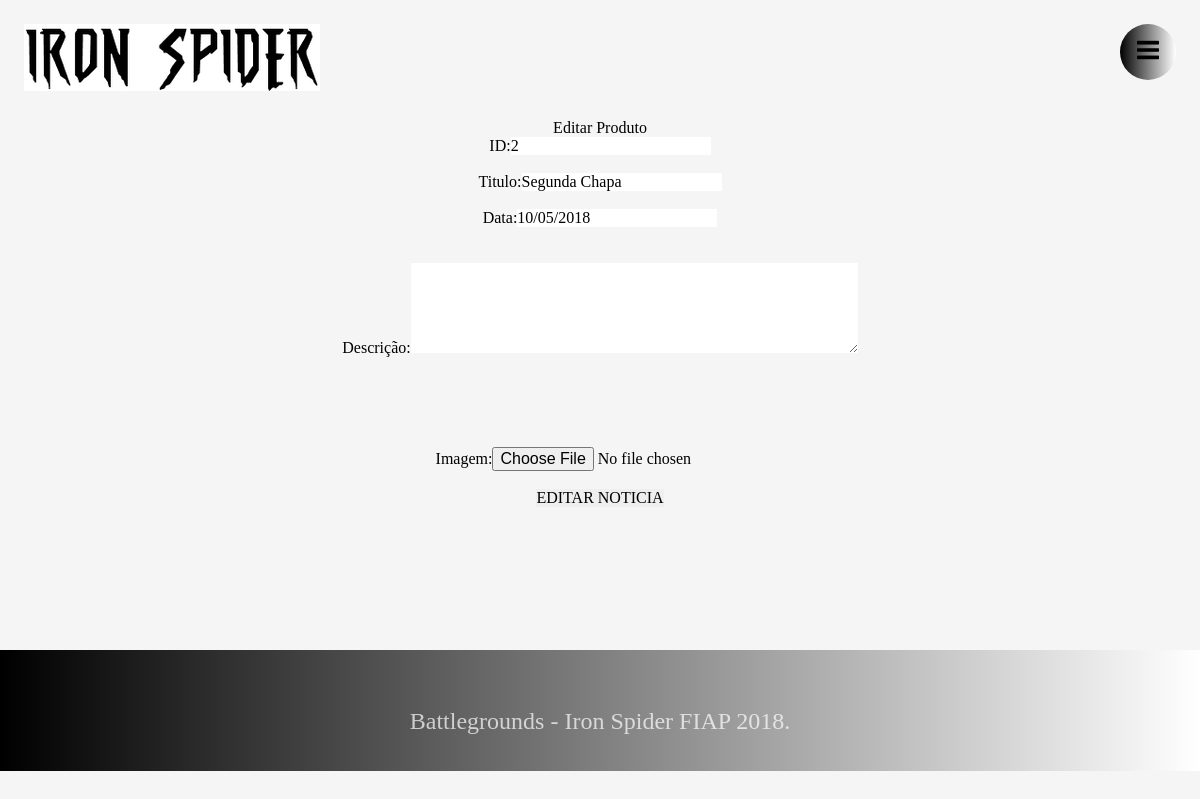
/admin/editar.php?editaid=2, run on the app's committed database.
### tables this page shows
CREATE TABLE `noticia` (
  `id` int(11) NOT NULL,
  `imagem` varchar(255) NOT NULL,
  `titulo` varchar(40) NOT NULL,
  `data` varchar(40) NOT NULL,
  `descricao` varchar(100) NOT NULL
);

### admin/editar.php (the view, shortened to what this page needs)
<!DOCTYPE html>
<html>
<head>
	<link rel="stylesheet" href="../css/estilo.css">
</head>
<body>
	<header class="cabecalho">
		<a href="../index.html">
			<div class="logo">Battlegrounds - FIAP</div>
		</a>
		<button class="btn-menu"><img src="../image/menu.png" class="iconMenu"></button>
	</header>
	<div class="content">
		<div id="lista">
			<div id="titulo">Editar Produto</div>
			<?php
	include("conecta.php");
	$recid = $_GET["editaid"];
	$seleciona = mysqli_query($conexao, "select * from noticia where id=$recid");
	$campo = mysqli_fetch_array($seleciona);
?>
			<form method="POST" action="gravaedita.php" id="formulario" enctype="multipart/form-data">
						<label>ID:</label><input type="text" name="id" class="id" value="<?=$campo["id"]?>" required><br><br>
						<label>Titulo:</label><input type="text" name="titulo" class="titulo" value="<?=$campo["titulo"]?>" required><br><br>
						<label>Data:</label><input type="data"  name="data" class="data" value="<?=$campo["data"]?>" required><br><br>
						<br><label>Descrição:</label><textarea name="descricao" rows="5" cols="48" class="descricao" value="<?=$campo["descricao"]?>" required></textarea><br><br><br>
						<br><br><br><label>Imagem:</label><input name="imagem" id="imagem" type="file" class="imagem" value="<?=$campo["imagem"]?>"><br><br>
						<input type="submit" value="EDITAR NOTICIA"  name="submit" id="submit" >
					</form>
		</div>
	</div>
	<footer class="rodape">
		<p class="copyright">Battlegrounds - Iron Spider FIAP 2018. </p>
	</footer>
</body>
</html>

### css/estilo.css (style rules this page uses)
* { margin: 0; padding: 0; font-size: 100%; border: none; outline: nome; font-weight: 300; box-sizing: border-box; font-family: 'Roboto Slab', serif; }
body { background-color: #f5f5f5; }
a { text-decoration: none; }
img { max-width: 100%; }
.cabecalho { width: 100%; float: left; padding: 2% 2%; }
.logo { min-width: 300px; min-height: 71px; float: left; background: url(../image/logo1.png) no-repeat; font-size: 0; }
.btn-menu { width: 56px; height: 56px; float: right; text-align: center; color: #fff; border-radius: 56px; cursor: pointer; background: linear-gradient(to right, #000, #FFF); }
.iconMenu { width: 40%; height: 40%; }
.rodape { width: 100%; float: left; padding: 3% 4%; text-align: center; background: linear-gradient(to right, #000, #FFF); font-size: 1.5em; margin-top: 150px; }
.copyright { margin-top: 2%; color: rgba(255, 255, 255, 0.7); }
.content { width: 100%; height: 500px; text-align: center; }

### data on the page
noticia: id "2", titulo "Segunda Chapa", data "10/05/2018"
